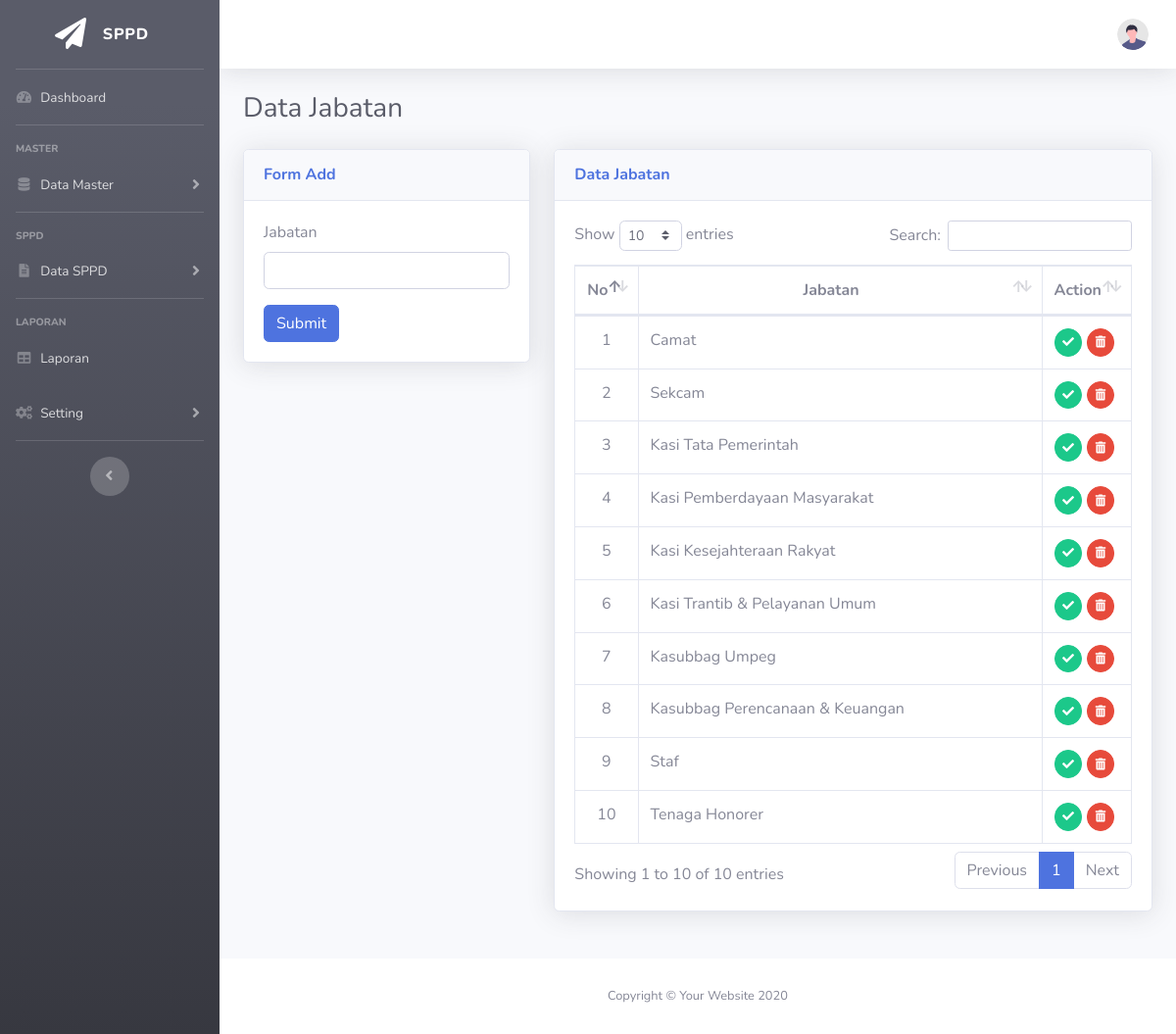
Screenshot of /index.php?page=jabatan (signed in) with the database file from the repository.
### tables this page shows
CREATE TABLE `tb_jabatan` (
  `id_jabatan` int(11) NOT NULL,
  `jabatan` varchar(50) NOT NULL
);

### page/jabatan/jabatan.php (the view, shortened to what this page needs)
<h1 class="h3 mb-4 text-gray-800">Data Jabatan</h1>
<div class="row">
  <div class="col-lg-4 mb-4">
    <div class="card shadow mb-4">
      <div class="card-header py-3">
        <h6 class="m-0 font-weight-bold text-primary">Form Add</h6>
      </div>
      <div class="card-body">
        <form action="" method="POST">
          <div class="form-group">
            <label for="jabatan">Jabatan</label>
            <input type="text" class="form-control" name="jabatan" id="jabatan" autocomplete="off" autofocus required>
          </div>
          <button type="submit" name="add" class="btn btn-primary">Submit</button>
        </form>
      </div>
    </div>
  </div>
  <div class="col-lg-8 mb-4">
    <div class="card shadow mb-4">
      <div class="card-header py-3">
        <h6 class="m-0 font-weight-bold text-primary">Data Jabatan</h6>
      </div>
      <div class="card-body">
        <div class="table-responsive">
          <table class="table table-bordered" id="dataTable" width="100%" cellspacing="0">
            <thead>
              <tr>
                <th class="text-center">No</th>
                <th class="text-center">Jabatan</th>
                <th>Action</th>
              </tr>
            </thead>
            <tbody>
              <?php
              $no = 1;
              $jab = $conn->query("SELECT * FROM tb_jabatan");
              while ($data = $jab->fetch_assoc()) {
              ?>
                <tr>
                  <td width="2%" class="text-center"><?= $no++; ?></td>
                  <td><?= $data['jabatan']; ?></td>
                  <td width="5%">
                    <a href="#" class="btn btn-success btn-circle btn-sm">
                      <i class="fas fa-check"></i>
                    </a>
                    <a href="#" class="btn btn-danger btn-circle btn-sm">
                      <i class="fas fa-trash-alt"></i>
                    </a>
                  </td>
                </tr>
              <?php } ?>
            </tbody>
          </table>
        </div>
      </div>
    </div>
  </div>
</div>

### index.php (shortened to what this page needs)
<?php
include('config.php');
?>
<!DOCTYPE html>
<html lang="en">
<head>
  <link href="asset/vendor/fontawesome-free/css/all.min.css" rel="stylesheet" type="text/css">
  <link href="asset/css/sb-admin-2.min.css" rel="stylesheet">
  <link href="asset/vendor/datatables/dataTables.bootstrap4.min.css" rel="stylesheet">
</head>
<body id="page-top">
  <div id="wrapper">
    <ul class="navbar-nav bg-gradient-dark sidebar sidebar-dark accordion" id="accordionSidebar">
      <a class="sidebar-brand d-flex align-items-center justify-content-center" href="index.php">
        <div class="sidebar-brand-icon">
          <i class="fas fa-paper-plane"></i>
        </div>
        <div class="sidebar-brand-text mx-3">SPPD</div>
      </a>
      <hr class="sidebar-divider my-0">
      <li class="nav-item">
        <a class="nav-link" href="index.php">
          <i class="fas fa-fw fa-tachometer-alt"></i>
          <span>Dashboard</span></a>
      </li>
      <hr class="sidebar-divider">
      <div class="sidebar-heading">
        Master
      </div>
      <li class="nav-item">
        <a class="nav-link collapsed" href="#" data-toggle="collapse" data-target="#collapseTwo" aria-expanded="true" aria-controls="collapseTwo">
          <i class="fas fa-fw fa-database"></i>
          <span>Data Master</span>
        </a>
      </li>
      <hr class="sidebar-divider">
      <div class="sidebar-heading">
        SPPD
      </div>
      <li class="nav-item">
        <a class="nav-link collapsed" href="#" data-toggle="collapse" data-target="#collapseOne" aria-expanded="true" aria-controls="collapseOne">
          <i class="fas fa-fw fa-file-alt"></i>
          <span>Data SPPD</span>
        </a>
      </li>
      <hr class="sidebar-divider">
      <div class="sidebar-heading">
        Laporan
      </div>
      <li class="nav-item">
        <a class="nav-link" href="#">
          <i class="fas fa-fw fa-table"></i>
          <span>Laporan</span></a>
      </li>
      <li class="nav-item">
        <a class="nav-link collapsed" href="#" data-toggle="collapse" data-target="#collapseThree" aria-expanded="true" aria-controls="collapseThree">
          <i class="fas fa-fw fa-cogs"></i>
          <span>Setting</span>
        </a>
      </li>
      <hr class="sidebar-divider d-none d-md-block">
      <div class="text-center d-none d-md-inline">
        <button class="rounded-circle border-0" id="sidebarToggle"></button>
      </div>
    </ul>
    <div id="content-wrapper" class="d-flex flex-column">
      <div id="content">
        <nav class="navbar navbar-expand navbar-light bg-white topbar mb-4 static-top shadow">
          <ul class="navbar-nav ml-auto">
            <li class="nav-item dropdown no-arrow">
              <a class="nav-link dropdown-toggle" href="#" id="userDropdown" role="button" data-toggle="dropdown" aria-haspopup="true" aria-expanded="false">
                <img class="img-profile rounded-circle" src="asset/img/undraw_profile.svg">
              </a>
            </li>
          </ul>
        </nav>
        <div class="container-fluid">
          <?php
          $page = $_GET['page'];
          $action = $_GET['action'];
          if ($page == "pegawai") {
            if ($action == "") {
              include "page/pegawai/pegawai.php";
            } elseif ($action == "add") {
              include "page/pegawai/add.php";
            } elseif ($action == "edit") {
              include "page/pegawai/edit.php";
            } elseif ($action == "delete") {
              include "page/pegawai/delete.php";
            }
          } elseif ($page == "jabatan") {
            if ($action == "") {
              include "page/jabatan/jabatan.php";
            } elseif ($action == "add") {
              include "page/jabatan/add.php";
            } elseif ($action == "edit") {
              include "page/jabatan/edit.php";
            } elseif ($action == "delete") {
              include "page/jabatan/delete.php";
            }
          } else {
            include "dashboard.php";
          }
          ?>
        </div>
      </div>
      <footer class="sticky-footer bg-white">
        <div class="container my-auto">
          <div class="copyright text-center my-auto">
            <span>Copyright &copy; Your Website 2020</span>
          </div>
        </div>
      </footer>
    </div>
  </div>
</body>
</html>

### rows the page displays
tb_jabatan: jabatan "Camat"
tb_jabatan: jabatan "Sekcam"
tb_jabatan: jabatan "Kasi Tata Pemerintah"
tb_jabatan: jabatan "Kasi Pemberdayaan Masyarakat"
tb_jabatan: jabatan "Kasi Kesejahteraan Rakyat"
tb_jabatan: jabatan "Kasi Trantib & Pelayanan Umum"
tb_jabatan: jabatan "Kasubbag Umpeg"
tb_jabatan: jabatan "Kasubbag Perencanaan & Keuangan"
tb_jabatan: jabatan "Staf"
tb_jabatan: jabatan "Tenaga Honorer"
